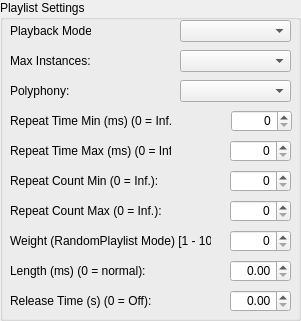
   <widget class="QGroupBox" name="groupBox_playlistSet">
    <property name="geometry">
     <rect>
      <x>10</x>
      <y>450</y>
      <width>301</width>
      <height>321</height>
     </rect>
    </property>
    <property name="title">
     <string>Playlist Settings</string>
    </property>
    <widget class="QLabel" name="label_playbackMode">
     <property name="geometry">
      <rect>
       <x>10</x>
       <y>20</y>
       <width>81</width>
       <height>21</height>
      </rect>
     </property>
     <property name="frameShape">
      <enum>QFrame::NoFrame</enum>
     </property>
     <property name="text">
      <string>Playback Mode:</string>
     </property>
    </widget>
    <widget class="QComboBox" name="comboBox_playbackMode">
     <property name="enabled">
      <bool>true</bool>
     </property>
     <property name="geometry">
      <rect>
       <x>180</x>
       <y>20</y>
       <width>111</width>
       <height>22</height>
      </rect>
     </property>
     <property name="editable">
      <bool>false</bool>
     </property>
    </widget>
    <widget class="QLabel" name="label_maxInst">
     <property name="geometry">
      <rect>
       <x>10</x>
       <y>50</y>
       <width>81</width>
       <height>21</height>
      </rect>
     </property>
     <property name="frameShape">
      <enum>QFrame::NoFrame</enum>
     </property>
     <property name="text">
      <string>Max Instances:</string>
     </property>
    </widget>
    <widget class="QComboBox" name="comboBox_maxInst">
     <property name="enabled">
      <bool>true</bool>
     </property>
     <property name="geometry">
      <rect>
       <x>180</x>
       <y>50</y>
       <width>111</width>
       <height>22</height>
      </rect>
     </property>
     <property name="editable">
      <bool>false</bool>
     </property>
    </widget>
    <widget class="QComboBox" name="comboBox_poly">
     <property name="enabled">
      <bool>true</bool>
     </property>
     <property name="geometry">
      <rect>
       <x>180</x>
       <y>80</y>
       <width>111</width>
       <height>22</height>
      </rect>
     </property>
     <property name="editable">
      <bool>false</bool>
     </property>
    </widget>
    <widget class="QLabel" name="label_poly">
     <property name="geometry">
      <rect>
       <x>10</x>
       <y>80</y>
       <width>81</width>
       <height>21</height>
      </rect>
     </property>
     <property name="frameShape">
      <enum>QFrame::NoFrame</enum>
     </property>
     <property name="text">
      <string>Polyphony:</string>
     </property>
    </widget>
    <widget class="QLabel" name="label_repeatTimeMin">
     <property name="geometry">
      <rect>
       <x>10</x>
       <y>110</y>
       <width>161</width>
       <height>21</height>
      </rect>
     </property>
     <property name="text">
      <string>Repeat Time Min (ms) (0 = Inf.):</string>
     </property>
    </widget>
    <widget class="QLabel" name="label_repeatTimeMax">
     <property name="geometry">
      <rect>
       <x>10</x>
       <y>140</y>
       <width>161</width>
       <height>21</height>
      </rect>
     </property>
     <property name="text">
      <string>Repeat Time Max (ms) (0 = Inf.):</string>
     </property>
    </widget>
    <widget class="QLabel" name="label_repeatCountMin">
     <property name="geometry">
      <rect>
       <x>10</x>
       <y>170</y>
       <width>161</width>
       <height>21</height>
      </rect>
     </property>
     <property name="text">
      <string>Repeat Count Min (0 = Inf.):</string>
     </property>
    </widget>
    <widget class="QLabel" name="label_repeatCountMax">
     <property name="geometry">
      <rect>
       <x>10</x>
       <y>200</y>
       <width>161</width>
       <height>21</height>
      </rect>
     </property>
     <property name="text">
      <string>Repeat Count Max (0 = Inf.):</string>
     </property>
    </widget>
    <widget class="QSpinBox" name="spinBox_repeatTimeMin">
     <property name="geometry">
      <rect>
       <x>231</x>
       <y>110</y>
       <width>61</width>
       <height>22</height>
      </rect>
     </property>
     <property name="alignment">
      <set>Qt::AlignRight|Qt::AlignTrailing|Qt::AlignVCenter</set>
     </property>
     <property name="maximum">
      <number>999999999</number>
     </property>
    </widget>
    <widget class="QSpinBox" name="spinBox_repeatTimeMax">
     <property name="geometry">
      <rect>
       <x>230</x>
       <y>140</y>
       <width>61</width>
       <height>22</height>
      </rect>
     </property>
     <property name="alignment">
      <set>Qt::AlignRight|Qt::AlignTrailing|Qt::AlignVCenter</set>
     </property>
     <property name="maximum">
      <number>999999999</number>
     </property>
    </widget>
    <widget class="QSpinBox" name="spinBox_repeatCountMin">
     <property name="geometry">
      <rect>
       <x>230</x>
       <y>170</y>
       <width>61</width>
       <height>22</height>
      </rect>
     </property>
     <property name="alignment">
      <set>Qt::AlignRight|Qt::AlignTrailing|Qt::AlignVCenter</set>
     </property>
     <property name="maximum">
      <number>999999999</number>
     </property>
    </widget>
    <widget class="QSpinBox" name="spinBox_repeatCountMax">
     <property name="geometry">
      <rect>
       <x>230</x>
       <y>200</y>
       <width>61</width>
       <height>22</height>
      </rect>
     </property>
     <property name="alignment">
      <set>Qt::AlignRight|Qt::AlignTrailing|Qt::AlignVCenter</set>
     </property>
     <property name="maximum">
      <number>999999999</number>
     </property>
    </widget>
    <widget class="QSpinBox" name="spinBox_randomPlaylistWeight">
     <property name="geometry">
      <rect>
       <x>230</x>
       <y>230</y>
       <width>61</width>
       <height>22</height>
      </rect>
     </property>
     <property name="alignment">
      <set>Qt::AlignRight|Qt::AlignTrailing|Qt::AlignVCenter</set>
     </property>
     <property name="maximum">
      <number>999999999</number>
     </property>
    </widget>
    <widget class="QLabel" name="label_randomPlaylistWeight">
     <property name="geometry">
      <rect>
       <x>10</x>
       <y>230</y>
       <width>201</width>
       <height>21</height>
      </rect>
     </property>
     <property name="text">
      <string>Weight (RandomPlaylist Mode) [1 - 100]:</string>
     </property>
    </widget>
    <widget class="QLabel" name="label_length">
     <property name="geometry">
      <rect>
       <x>10</x>
       <y>260</y>
       <width>161</width>
       <height>21</height>
      </rect>
     </property>
     <property name="text">
      <string>Length (ms) (0 = normal):</string>
     </property>
    </widget>
    <widget class="QDoubleSpinBox" name="doubleSpinBox_length">
     <property name="geometry">
      <rect>
       <x>230</x>
       <y>260</y>
       <width>61</width>
       <height>22</height>
      </rect>
     </property>
     <property name="alignment">
      <set>Qt::AlignRight|Qt::AlignTrailing|Qt::AlignVCenter</set>
     </property>
     <property name="maximum">
      <double>339999999999999996123846586046231871488.000000000000000</double>
     </property>
    </widget>
    <widget class="QDoubleSpinBox" name="doubleSpinBox_releaseTime">
     <property name="geometry">
      <rect>
       <x>230</x>
       <y>290</y>
       <width>61</width>
       <height>22</height>
      </rect>
     </property>
     <property name="alignment">
      <set>Qt::AlignRight|Qt::AlignTrailing|Qt::AlignVCenter</set>
     </property>
     <property name="maximum">
      <double>339999999999999996123846586046231871488.000000000000000</double>
     </property>
    </widget>
    <widget class="QLabel" name="label_releaseTime">
     <property name="geometry">
      <rect>
       <x>10</x>
       <y>290</y>
       <width>161</width>
       <height>21</height>
      </rect>
     </property>
     <property name="text">
      <string>Release Time (s) (0 = Off):</string>
     </property>
    </widget>
   </widget>
